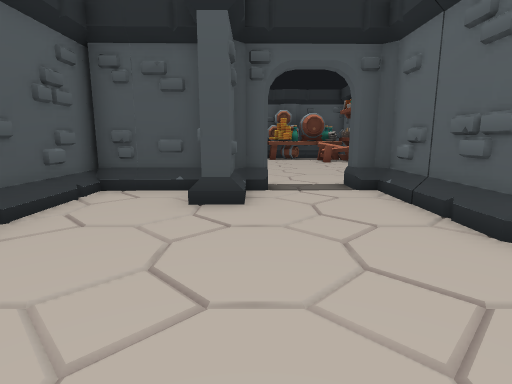
View 1 (above)

16 first-person views from a walk through a Unity game level. The camera is 1.2 m above the floor, tilts 10° down and sees 80° across. The floor is counted in squares, 1 m on a side. Each view is taken from the middle of a square. On the plan, view 1 faces up. The plan holds only what a view shows up to about 13 squares ahead; the rest is blank. The player is left out. Some animated figures are left out.

View 2
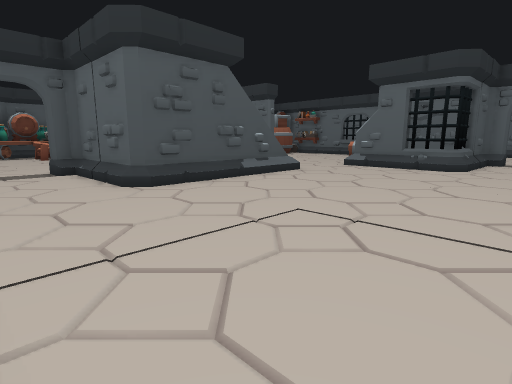

View 3
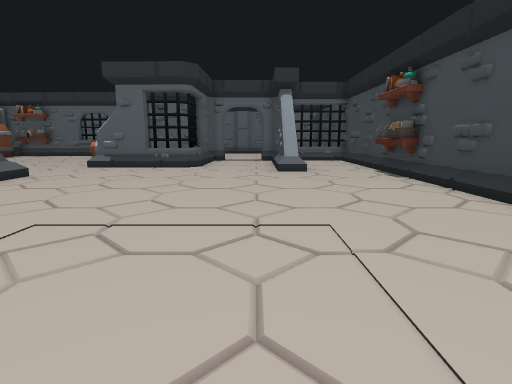

View 4
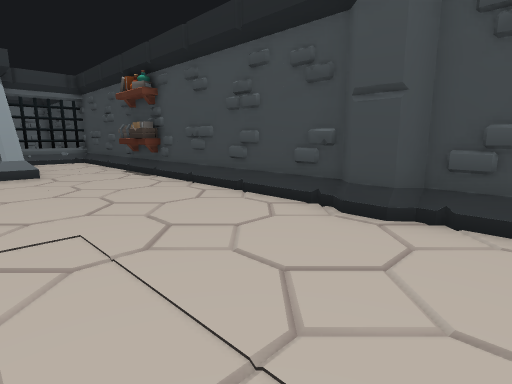

View 5
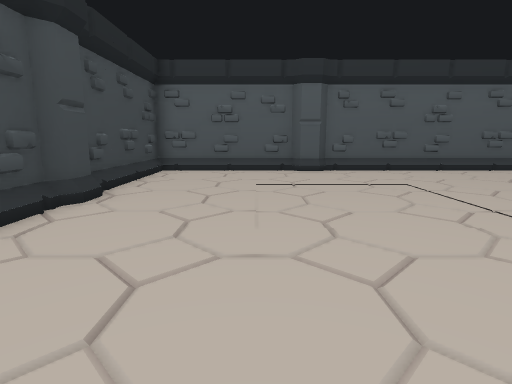

View 6
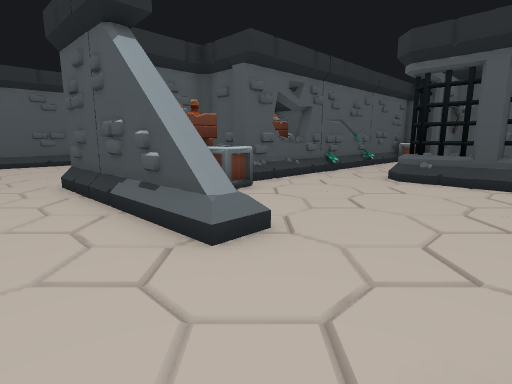

View 7
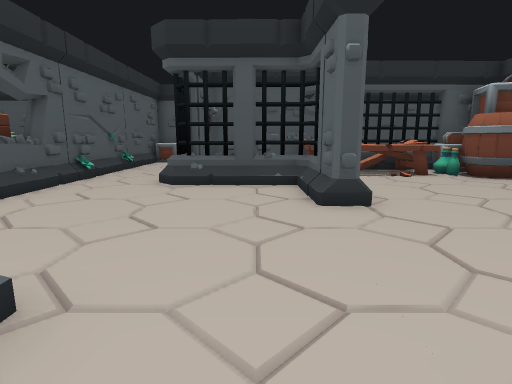

View 8
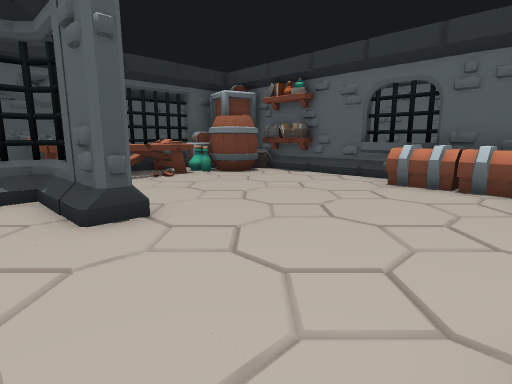

View 9
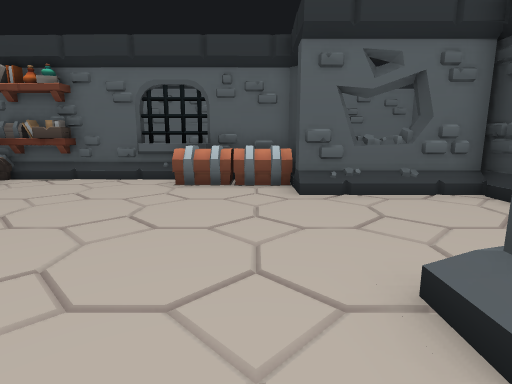

View 10
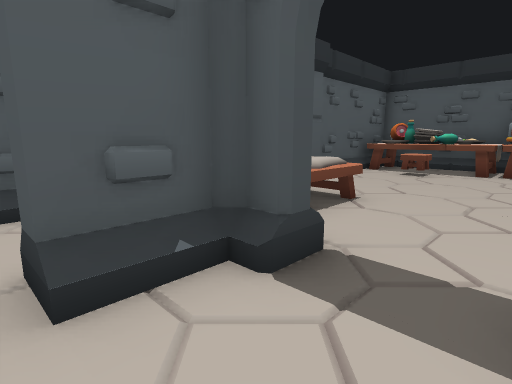

View 11
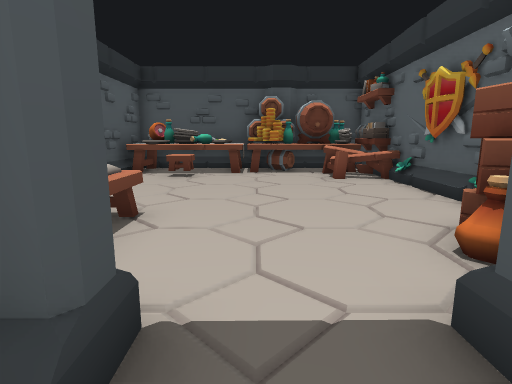

View 12
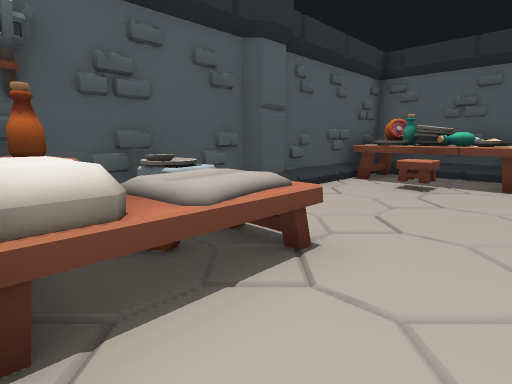

View 13
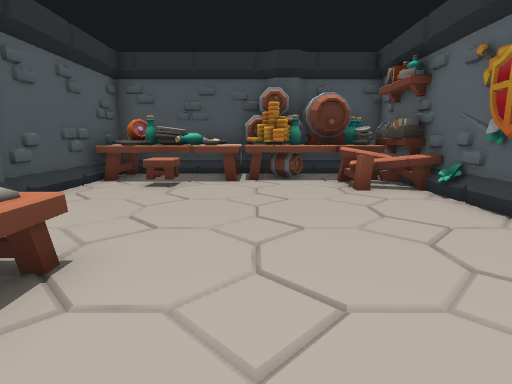

View 14
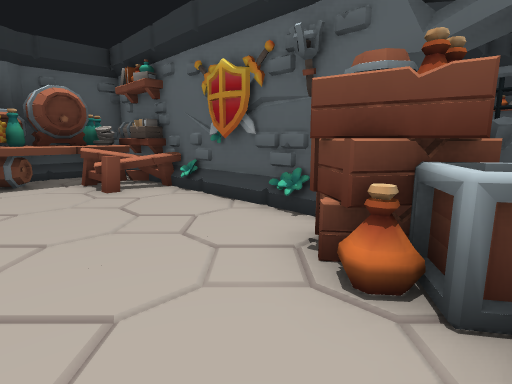

View 15
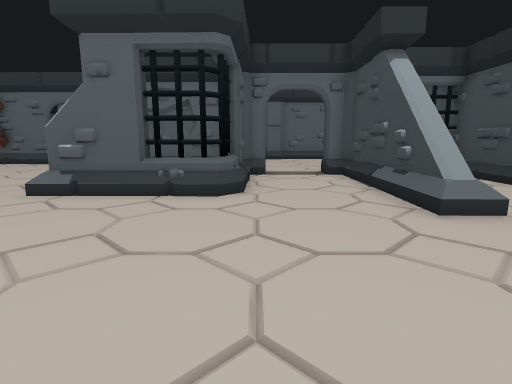

View 16
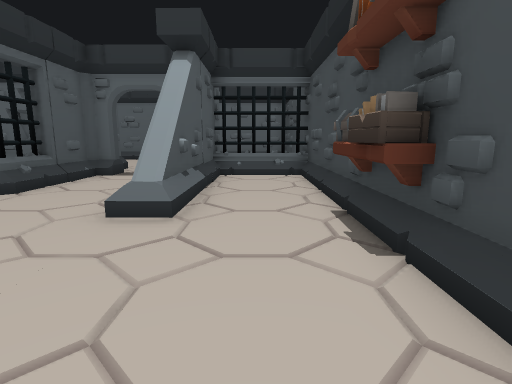

### Floor plan
Key: @ floor where view 1 was taken; # wall or solid block; . floor; / step, stairs or slope; = window, fence, low wall or low ledge; C crate; S shelf; T table; L stool; B bed; O other object.
Columns run from 4 left of view 1 to 24 right of it. Each row starts with its distance up from view 1.
 19 ##########       ##
 18 #TTTTTTTTS
 17 #TTTTTTTTS
 16 #.LL.....S
 15 #.......T##.
 14 #........##. ###########
 13 #........##. #   T TTTOOO
 12 #........##..#   TTTTTOOS
 11 #BBB.....##..=    ....OOS
 10 #BBB....C##..==###......S
  9 #BBB...CCC#......#......#   #
  8 #BBB...CC##......#......#   #
  7 #####..####.............##  #
  6 #..#...# CC............O##  #
  5 #......# CC ...........O#
  4 #......#    #/.........O#
  3 #......######/........###
  2 #................#....##
  1 #................#....#
  0 #...@............=....#     #
 -1 #...............=### ##     #
 -2 #..................####     #
 -3 #.......................
 -4 #.......................
 -5 #..............########
 -6 #..................##=
 -7 #...................==
 -8 #............###.....=#
 -9 #######################

Where each view was taken, in squares from view 1:
view 1: 0 up, 0 right, facing up
view 2: 4 down, 0 right, facing up-right
view 3: 4 down, 0 right, facing right
view 4: 4 down, 0 right, facing down-right
view 5: 5 down, 8 right, facing left
view 6: 1 up, 12 right, facing up-left
view 7: 2 up, 11 right, facing up
view 8: 3 up, 11 right, facing up-right
view 9: 4 up, 11 right, facing right
view 10: 5 up, 2 right, facing up-left
view 11: 6 up, 1 right, facing up
view 12: 8 up, 1 right, facing up-left
view 13: 8 up, 1 right, facing up
view 14: 8 up, 1 right, facing up-right
view 15: 2 down, 6 right, facing right
view 16: 7 down, 6 right, facing right
